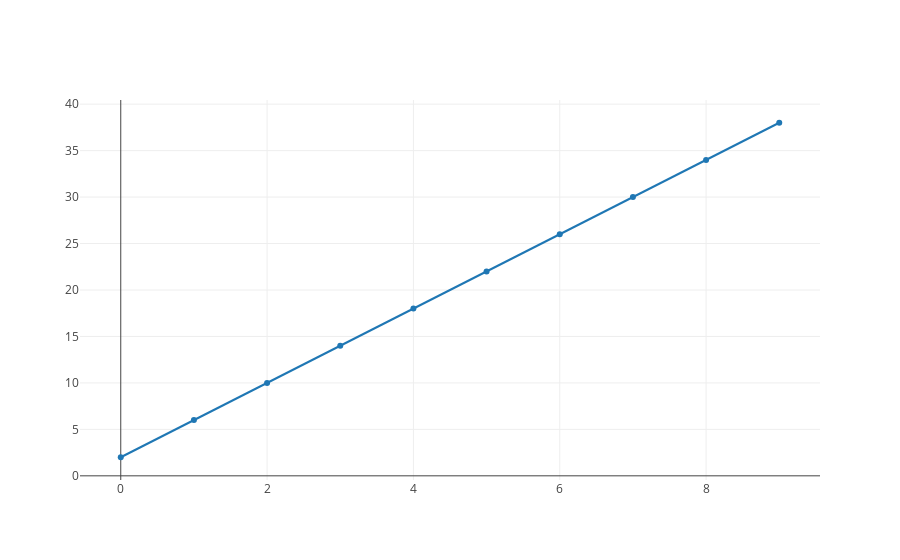

The cell this chart's notebook holds for it:
### Code cell
iplot([Scatter(x=np.arange(10),y=np.vectorize(lambda x: Polynomial(4,2)(x))(np.arange(10)))])

### Figure 1 — Plotly figure (JSON) as saved in the notebook; plotly's stock layout.template omitted (floating-point values rounded to 4 significant figures)
{"data": [{"type": "scatter", "x": [0, 1, 2, 3, 4, 5, 6, 7, 8, 9], "y": [2, 6, 10, 14, 18, 22, 26, 30, 34, 38]}], "layout": {}}
